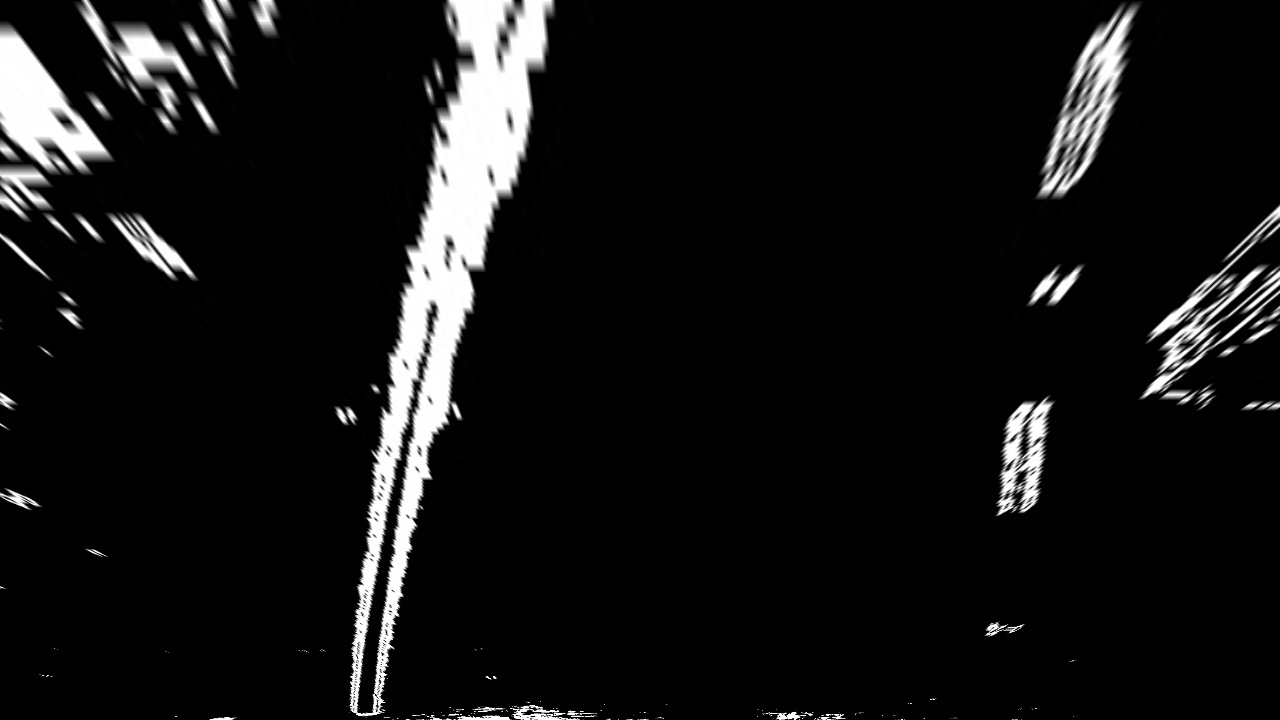
#> input picture examples/test6_threshed_wraped.jpg, 1280 x 720 px
$ python resize.py
#> lines starting #> are read from the running program, lines starting #| are printed output that depends on the picture
# resize the image size 1280X720 to 640X360 for report show

import cv2

def resize(src, dst):
#> called with src = '../examples/test6_threshed_wraped.jpg'
	img = cv2.imread(src)
#> img is the input picture: shape (720, 1280, 3); min 0, max 255, mean 19.4
	img_resize = cv2.resize(img, (640, 320))
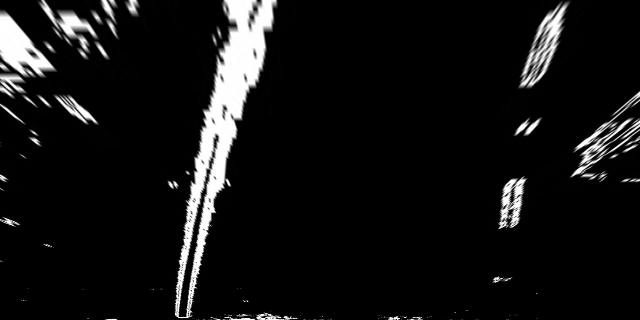
#> img_resize: shape (320, 640, 3); min 0, max 255, mean 19.3
	print("writing... >>", dst)
	cv2.imwrite(dst, img_resize)

if __name__ == "__main__":
	resize("../examples/test6_threshed_wraped.jpg", "../examples/test6_threshed_wraped_resize.jpg")
	# [6 lines of commented-out code are left out]

$ run again, with output_images/threshed/test6.jpg copied over examples/test6_threshed_wraped.jpg
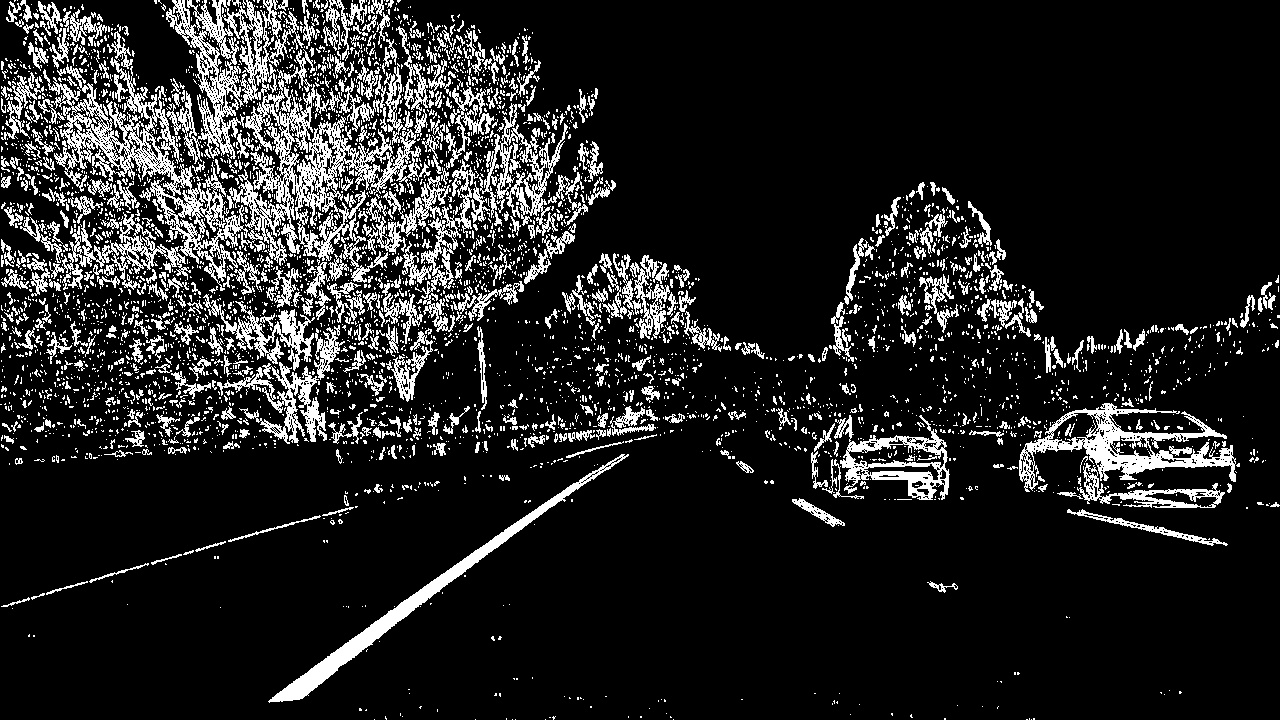
#> input picture output_images/threshed/test6.jpg, 1280 x 720 px
#> in resize, img is the input picture: shape (720, 1280, 3); min 0, max 255, mean 34.9
#> in resize, `img_resize = cv2.resize(img, (640, 320))`:
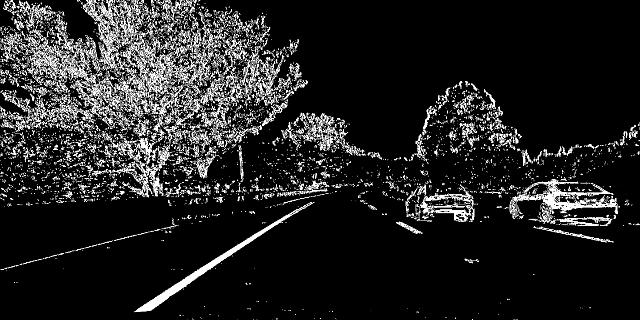
#> img_resize: shape (320, 640, 3); min 0, max 255, mean 34.9
